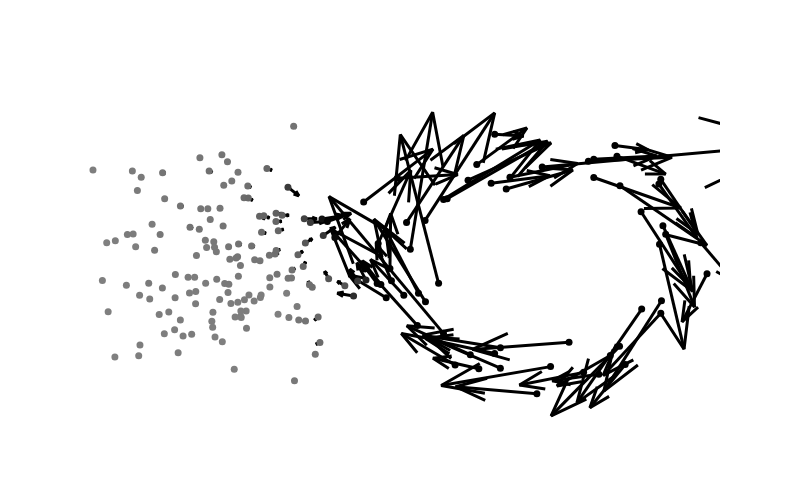
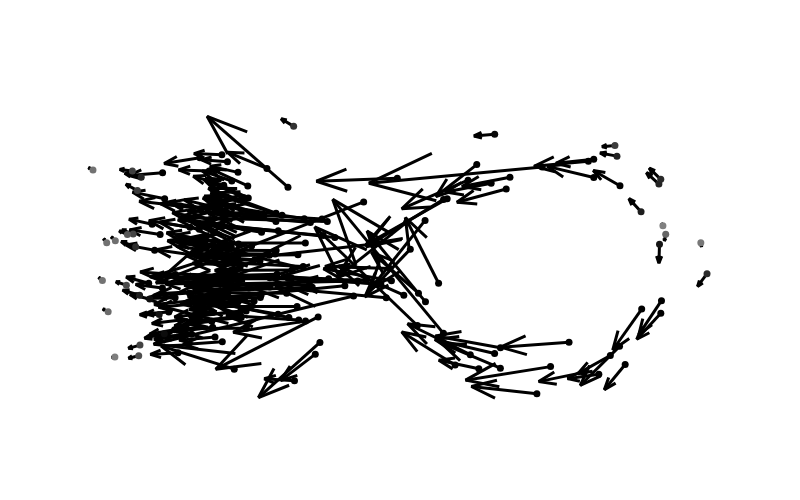

Here is the notebook cell these charts were saved with, in order:
### Markdown cell above
Let's now look at the spectrum of the Hodge Laplacian. The data has a large 'hole' which we expect to see as a harmonic 1-form.

### Code cell
vals_1, forms_1 = DG_data.weak_eigenproblem_1(DG_data.D1())

print('First 12 eigenvalues of the 1-Hodge Laplacian:\n', vals_1[:12].round(1))

print('It\'s first eigenform:')
a1 = forms_1[:,0]
plot_quiver_plain(a1, DG_data).show()

print('Second eigenform:')
a2 = forms_1[:,1]
plot_quiver_plain(a2, DG_data).show()

### Figure 1 — Plotly figure (JSON) as saved in the notebook; plotly's stock layout.template omitted (floating-point values rounded to 4 significant figures; data arrays with more than 128 entries replaced by an {"elided": "..."} marker saying what was removed)
{"data": [{"line": {"width": 3}, "marker": {"color": "black"}, "mode": "lines", "type": "scatter", "x": {"elided": "1400 float values"}, "y": {"elided": "1400 float values"}}, {"marker": {"cmax": 0.09885, "cmin": 0.00057, "color": {"elided": "200 float values"}, "colorscale": [[0, "gray"], [1, "black"]], "size": 7}, "mode": "markers", "type": "scatter", "x": {"elided": "200 float values"}, "y": {"elided": "200 float values"}}], "layout": {"height": 500, "hovermode": "closest", "paper_bgcolor": "rgba(0,0,0,0)", "plot_bgcolor": "rgba(0,0,0,0)", "showlegend": false, "width": 800, "xaxis": {"range": [-1.191, 1.275], "visible": false}, "yaxis": {"range": [-0.5632, 0.5667], "scaleanchor": "x", "scaleratio": 1, "visible": false}}}

### Figure 2 — Plotly figure (JSON) as saved in the notebook; plotly's stock layout.template omitted (floating-point values rounded to 4 significant figures; data arrays with more than 128 entries replaced by an {"elided": "..."} marker saying what was removed)
{"data": [{"line": {"width": 3}, "marker": {"color": "black"}, "mode": "lines", "type": "scatter", "x": {"elided": "1400 float values"}, "y": {"elided": "1400 float values"}}, {"marker": {"cmax": 0.08593, "cmin": 0.01079, "color": {"elided": "200 float values"}, "colorscale": [[0, "gray"], [1, "black"]], "size": 7}, "mode": "markers", "type": "scatter", "x": {"elided": "200 float values"}, "y": {"elided": "200 float values"}}], "layout": {"height": 500, "hovermode": "closest", "paper_bgcolor": "rgba(0,0,0,0)", "plot_bgcolor": "rgba(0,0,0,0)", "showlegend": false, "width": 800, "xaxis": {"range": [-1.191, 1.275], "visible": false}, "yaxis": {"range": [-0.5632, 0.5667], "scaleanchor": "x", "scaleratio": 1, "visible": false}}}
